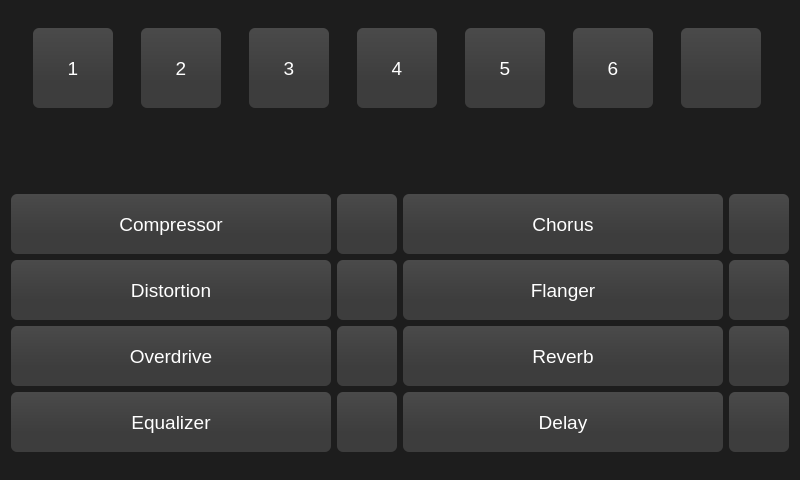
<?xml version="1.0" encoding="UTF-8"?>
<ui version="4.0">
 <class>MainWindow</class>
 <widget class="QMainWindow" name="MainWindow">
  <property name="geometry">
   <rect>
    <x>0</x>
    <y>0</y>
    <width>800</width>
    <height>480</height>
   </rect>
  </property>
  <property name="windowTitle">
   <string>MainWindow</string>
  </property>
  <property name="styleSheet">
   <string notr="true">QMainWindow{
background-color:#1d1d1d;
}
QDial{
background-color: #4a4a4a;
}
QPushButton {
font:14pt;
font-family:Segoe UI;
color:#fff;
border: 0px;
border-radius: 6px;      
background-color: qlineargradient(x1: 0, y1: 0, x2: 0, y2: 0.67,  stop: 0 #4a4a4a, stop: 1 #3d3d3d);
}
 QPushButton:pressed {
font:14pt;
font-family:Segoe UI;
color:#fff;
border: 0px;
background-color: qlineargradient(x1: 0, y1: 0, x2: 0, y2: 0.67, stop: 0 #3d3d3d, stop: 1 #303030);
}
QLabel{
font:14pt;
font-family:Segoe UI;
color:#fff;
qproperty-alignment:AlignCenter;
}</string>
  </property>
  <widget class="QWidget" name="centralWidget">
   <layout class="QVBoxLayout" name="verticalLayout">
    <item>
     <layout class="QHBoxLayout" name="horizontalLayout">
      <item>
       <widget class="QPushButton" name="btnPreset1">
        <property name="sizePolicy">
         <sizepolicy hsizetype="Fixed" vsizetype="Fixed">
          <horstretch>0</horstretch>
          <verstretch>0</verstretch>
         </sizepolicy>
        </property>
        <property name="minimumSize">
         <size>
          <width>80</width>
          <height>80</height>
         </size>
        </property>
        <property name="font">
         <font>
          <family>Segoe UI</family>
          <pointsize>14</pointsize>
          <weight>50</weight>
          <italic>false</italic>
          <bold>false</bold>
         </font>
        </property>
        <property name="text">
         <string>1</string>
        </property>
       </widget>
      </item>
      <item>
       <widget class="QPushButton" name="btnPreset2">
        <property name="sizePolicy">
         <sizepolicy hsizetype="Fixed" vsizetype="Fixed">
          <horstretch>0</horstretch>
          <verstretch>0</verstretch>
         </sizepolicy>
        </property>
        <property name="minimumSize">
         <size>
          <width>80</width>
          <height>80</height>
         </size>
        </property>
        <property name="font">
         <font>
          <family>Segoe UI</family>
          <pointsize>14</pointsize>
          <weight>50</weight>
          <italic>false</italic>
          <bold>false</bold>
         </font>
        </property>
        <property name="text">
         <string>2</string>
        </property>
       </widget>
      </item>
      <item>
       <widget class="QPushButton" name="btnPreset3">
        <property name="sizePolicy">
         <sizepolicy hsizetype="Fixed" vsizetype="Fixed">
          <horstretch>0</horstretch>
          <verstretch>0</verstretch>
         </sizepolicy>
        </property>
        <property name="minimumSize">
         <size>
          <width>80</width>
          <height>80</height>
         </size>
        </property>
        <property name="font">
         <font>
          <family>Segoe UI</family>
          <pointsize>14</pointsize>
          <weight>50</weight>
          <italic>false</italic>
          <bold>false</bold>
         </font>
        </property>
        <property name="text">
         <string>3</string>
        </property>
       </widget>
      </item>
      <item>
       <widget class="QPushButton" name="btnPreset4">
        <property name="sizePolicy">
         <sizepolicy hsizetype="Fixed" vsizetype="Fixed">
          <horstretch>0</horstretch>
          <verstretch>0</verstretch>
         </sizepolicy>
        </property>
        <property name="minimumSize">
         <size>
          <width>80</width>
          <height>80</height>
         </size>
        </property>
        <property name="font">
         <font>
          <family>Segoe UI</family>
          <pointsize>14</pointsize>
          <weight>50</weight>
          <italic>false</italic>
          <bold>false</bold>
         </font>
        </property>
        <property name="text">
         <string>4</string>
        </property>
       </widget>
      </item>
      <item>
       <widget class="QPushButton" name="btnPreset5">
        <property name="sizePolicy">
         <sizepolicy hsizetype="Fixed" vsizetype="Fixed">
          <horstretch>0</horstretch>
          <verstretch>0</verstretch>
         </sizepolicy>
        </property>
        <property name="minimumSize">
         <size>
          <width>80</width>
          <height>80</height>
         </size>
        </property>
        <property name="font">
         <font>
          <family>Segoe UI</family>
          <pointsize>14</pointsize>
          <weight>50</weight>
          <italic>false</italic>
          <bold>false</bold>
         </font>
        </property>
        <property name="text">
         <string>5</string>
        </property>
       </widget>
      </item>
      <item>
       <widget class="QPushButton" name="btnPreset6">
        <property name="sizePolicy">
         <sizepolicy hsizetype="Fixed" vsizetype="Fixed">
          <horstretch>0</horstretch>
          <verstretch>0</verstretch>
         </sizepolicy>
        </property>
        <property name="minimumSize">
         <size>
          <width>80</width>
          <height>80</height>
         </size>
        </property>
        <property name="font">
         <font>
          <family>Segoe UI</family>
          <pointsize>14</pointsize>
          <weight>50</weight>
          <italic>false</italic>
          <bold>false</bold>
         </font>
        </property>
        <property name="text">
         <string>6</string>
        </property>
       </widget>
      </item>
      <item>
       <widget class="QPushButton" name="btnSave">
        <property name="sizePolicy">
         <sizepolicy hsizetype="Fixed" vsizetype="Fixed">
          <horstretch>0</horstretch>
          <verstretch>0</verstretch>
         </sizepolicy>
        </property>
        <property name="minimumSize">
         <size>
          <width>80</width>
          <height>80</height>
         </size>
        </property>
        <property name="text">
         <string/>
        </property>
        <property name="icon">
         <iconset resource="resources.qrc">
          <normaloff>:/resources/save.png</normaloff>:/resources/save.png</iconset>
        </property>
        <property name="iconSize">
         <size>
          <width>25</width>
          <height>25</height>
         </size>
        </property>
       </widget>
      </item>
     </layout>
    </item>
    <item>
     <layout class="QHBoxLayout" name="horizontalLayout_2">
      <item>
       <widget class="QLabel" name="label">
        <property name="maximumSize">
         <size>
          <width>200</width>
          <height>40</height>
         </size>
        </property>
        <property name="frameShadow">
         <enum>QFrame::Plain</enum>
        </property>
        <property name="text">
         <string/>
        </property>
        <property name="pixmap">
         <pixmap resource="resources.qrc">:/resources/crimsonLogo.png</pixmap>
        </property>
        <property name="scaledContents">
         <bool>true</bool>
        </property>
       </widget>
      </item>
     </layout>
    </item>
    <item>
     <layout class="QGridLayout" name="gridLayout">
      <property name="sizeConstraint">
       <enum>QLayout::SetDefaultConstraint</enum>
      </property>
      <item row="3" column="1">
       <widget class="QPushButton" name="btnEqualizerSettings">
        <property name="sizePolicy">
         <sizepolicy hsizetype="Fixed" vsizetype="Fixed">
          <horstretch>0</horstretch>
          <verstretch>0</verstretch>
         </sizepolicy>
        </property>
        <property name="minimumSize">
         <size>
          <width>60</width>
          <height>60</height>
         </size>
        </property>
        <property name="text">
         <string/>
        </property>
        <property name="icon">
         <iconset resource="resources.qrc">
          <normaloff>:/resources/settings.png</normaloff>:/resources/settings.png</iconset>
        </property>
        <property name="iconSize">
         <size>
          <width>35</width>
          <height>35</height>
         </size>
        </property>
       </widget>
      </item>
      <item row="0" column="0">
       <widget class="QPushButton" name="btnCompressorState">
        <property name="sizePolicy">
         <sizepolicy hsizetype="MinimumExpanding" vsizetype="Fixed">
          <horstretch>0</horstretch>
          <verstretch>0</verstretch>
         </sizepolicy>
        </property>
        <property name="minimumSize">
         <size>
          <width>80</width>
          <height>60</height>
         </size>
        </property>
        <property name="font">
         <font>
          <family>Segoe UI</family>
          <pointsize>14</pointsize>
          <weight>50</weight>
          <italic>false</italic>
          <bold>false</bold>
         </font>
        </property>
        <property name="text">
         <string>Compressor</string>
        </property>
        <property name="checkable">
         <bool>true</bool>
        </property>
       </widget>
      </item>
      <item row="2" column="3">
       <widget class="QPushButton" name="btnReverb1Settings">
        <property name="sizePolicy">
         <sizepolicy hsizetype="Fixed" vsizetype="Fixed">
          <horstretch>0</horstretch>
          <verstretch>0</verstretch>
         </sizepolicy>
        </property>
        <property name="minimumSize">
         <size>
          <width>60</width>
          <height>60</height>
         </size>
        </property>
        <property name="text">
         <string/>
        </property>
        <property name="icon">
         <iconset resource="resources.qrc">
          <normaloff>:/resources/settings.png</normaloff>:/resources/settings.png</iconset>
        </property>
        <property name="iconSize">
         <size>
          <width>35</width>
          <height>35</height>
         </size>
        </property>
       </widget>
      </item>
      <item row="2" column="2">
       <widget class="QPushButton" name="btnReverb1State">
        <property name="sizePolicy">
         <sizepolicy hsizetype="MinimumExpanding" vsizetype="Fixed">
          <horstretch>0</horstretch>
          <verstretch>0</verstretch>
         </sizepolicy>
        </property>
        <property name="minimumSize">
         <size>
          <width>80</width>
          <height>60</height>
         </size>
        </property>
        <property name="font">
         <font>
          <family>Segoe UI</family>
          <pointsize>14</pointsize>
          <weight>50</weight>
          <italic>false</italic>
          <bold>false</bold>
         </font>
        </property>
        <property name="text">
         <string>Reverb</string>
        </property>
        <property name="checkable">
         <bool>true</bool>
        </property>
       </widget>
      </item>
      <item row="3" column="0">
       <widget class="QPushButton" name="btnEqualizerState">
        <property name="sizePolicy">
         <sizepolicy hsizetype="MinimumExpanding" vsizetype="Fixed">
          <horstretch>0</horstretch>
          <verstretch>0</verstretch>
         </sizepolicy>
        </property>
        <property name="minimumSize">
         <size>
          <width>80</width>
          <height>60</height>
         </size>
        </property>
        <property name="font">
         <font>
          <family>Segoe UI</family>
          <pointsize>14</pointsize>
          <weight>50</weight>
          <italic>false</italic>
          <bold>false</bold>
         </font>
        </property>
        <property name="text">
         <string>Equalizer</string>
        </property>
        <property name="checkable">
         <bool>true</bool>
        </property>
       </widget>
      </item>
      <item row="3" column="2">
       <widget class="QPushButton" name="btnDelay1State">
        <property name="sizePolicy">
         <sizepolicy hsizetype="MinimumExpanding" vsizetype="Fixed">
          <horstretch>0</horstretch>
          <verstretch>0</verstretch>
         </sizepolicy>
        </property>
        <property name="minimumSize">
         <size>
          <width>80</width>
          <height>60</height>
         </size>
        </property>
        <property name="font">
         <font>
          <family>Segoe UI</family>
          <pointsize>14</pointsize>
          <weight>50</weight>
          <italic>false</italic>
          <bold>false</bold>
         </font>
        </property>
        <property name="text">
         <string>Delay</string>
        </property>
        <property name="checkable">
         <bool>true</bool>
        </property>
       </widget>
      </item>
      <item row="2" column="1">
       <widget class="QPushButton" name="btnOverdrive1Settings">
        <property name="sizePolicy">
         <sizepolicy hsizetype="Fixed" vsizetype="Fixed">
          <horstretch>0</horstretch>
          <verstretch>0</verstretch>
         </sizepolicy>
        </property>
        <property name="minimumSize">
         <size>
          <width>60</width>
          <height>60</height>
         </size>
        </property>
        <property name="text">
         <string/>
        </property>
        <property name="icon">
         <iconset resource="resources.qrc">
          <normaloff>:/resources/settings.png</normaloff>:/resources/settings.png</iconset>
        </property>
        <property name="iconSize">
         <size>
          <width>35</width>
          <height>35</height>
         </size>
        </property>
       </widget>
      </item>
      <item row="2" column="0">
       <widget class="QPushButton" name="btnOverdrive1State">
        <property name="sizePolicy">
         <sizepolicy hsizetype="MinimumExpanding" vsizetype="Fixed">
          <horstretch>0</horstretch>
          <verstretch>0</verstretch>
         </sizepolicy>
        </property>
        <property name="minimumSize">
         <size>
          <width>80</width>
          <height>60</height>
         </size>
        </property>
        <property name="font">
         <font>
          <family>Segoe UI</family>
          <pointsize>14</pointsize>
          <weight>50</weight>
          <italic>false</italic>
          <bold>false</bold>
         </font>
        </property>
        <property name="text">
         <string>Overdrive</string>
        </property>
        <property name="checkable">
         <bool>true</bool>
        </property>
       </widget>
      </item>
      <item row="0" column="1">
       <widget class="QPushButton" name="btnCompressorSettings">
        <property name="sizePolicy">
         <sizepolicy hsizetype="Fixed" vsizetype="Fixed">
          <horstretch>0</horstretch>
          <verstretch>0</verstretch>
         </sizepolicy>
        </property>
        <property name="minimumSize">
         <size>
          <width>60</width>
          <height>60</height>
         </size>
        </property>
        <property name="text">
         <string/>
        </property>
        <property name="icon">
         <iconset resource="resources.qrc">
          <normaloff>:/resources/settings.png</normaloff>:/resources/settings.png</iconset>
        </property>
        <property name="iconSize">
         <size>
          <width>35</width>
          <height>35</height>
         </size>
        </property>
       </widget>
      </item>
      <item row="3" column="3">
       <widget class="QPushButton" name="btnDelay1Settings">
        <property name="sizePolicy">
         <sizepolicy hsizetype="Fixed" vsizetype="Fixed">
          <horstretch>0</horstretch>
          <verstretch>0</verstretch>
         </sizepolicy>
        </property>
        <property name="minimumSize">
         <size>
          <width>60</width>
          <height>60</height>
         </size>
        </property>
        <property name="text">
         <string/>
        </property>
        <property name="icon">
         <iconset resource="resources.qrc">
          <normaloff>:/resources/settings.png</normaloff>:/resources/settings.png</iconset>
        </property>
        <property name="iconSize">
         <size>
          <width>35</width>
          <height>35</height>
         </size>
        </property>
       </widget>
      </item>
      <item row="1" column="0">
       <widget class="QPushButton" name="btnDistortionState">
        <property name="sizePolicy">
         <sizepolicy hsizetype="MinimumExpanding" vsizetype="Fixed">
          <horstretch>0</horstretch>
          <verstretch>0</verstretch>
         </sizepolicy>
        </property>
        <property name="minimumSize">
         <size>
          <width>80</width>
          <height>60</height>
         </size>
        </property>
        <property name="font">
         <font>
          <family>Segoe UI</family>
          <pointsize>14</pointsize>
          <weight>50</weight>
          <italic>false</italic>
          <bold>false</bold>
         </font>
        </property>
        <property name="text">
         <string>Distortion</string>
        </property>
        <property name="checkable">
         <bool>true</bool>
        </property>
       </widget>
      </item>
      <item row="1" column="3">
       <widget class="QPushButton" name="btnFlangerSettings">
        <property name="sizePolicy">
         <sizepolicy hsizetype="Fixed" vsizetype="Fixed">
          <horstretch>0</horstretch>
          <verstretch>0</verstretch>
         </sizepolicy>
        </property>
        <property name="minimumSize">
         <size>
          <width>60</width>
          <height>60</height>
         </size>
        </property>
        <property name="text">
         <string/>
        </property>
        <property name="icon">
         <iconset resource="resources.qrc">
          <normaloff>:/resources/settings.png</normaloff>:/resources/settings.png</iconset>
        </property>
        <property name="iconSize">
         <size>
          <width>35</width>
          <height>35</height>
         </size>
        </property>
       </widget>
      </item>
      <item row="1" column="1">
       <widget class="QPushButton" name="btnDistortionSettings">
        <property name="sizePolicy">
         <sizepolicy hsizetype="Fixed" vsizetype="Fixed">
          <horstretch>0</horstretch>
          <verstretch>0</verstretch>
         </sizepolicy>
        </property>
        <property name="minimumSize">
         <size>
          <width>60</width>
          <height>60</height>
         </size>
        </property>
        <property name="text">
         <string/>
        </property>
        <property name="icon">
         <iconset resource="resources.qrc">
          <normaloff>:/resources/settings.png</normaloff>:/resources/settings.png</iconset>
        </property>
        <property name="iconSize">
         <size>
          <width>35</width>
          <height>35</height>
         </size>
        </property>
       </widget>
      </item>
      <item row="1" column="2">
       <widget class="QPushButton" name="btnFlangerState">
        <property name="sizePolicy">
         <sizepolicy hsizetype="MinimumExpanding" vsizetype="Fixed">
          <horstretch>0</horstretch>
          <verstretch>0</verstretch>
         </sizepolicy>
        </property>
        <property name="minimumSize">
         <size>
          <width>80</width>
          <height>60</height>
         </size>
        </property>
        <property name="font">
         <font>
          <family>Segoe UI</family>
          <pointsize>14</pointsize>
          <weight>50</weight>
          <italic>false</italic>
          <bold>false</bold>
         </font>
        </property>
        <property name="text">
         <string>Flanger</string>
        </property>
        <property name="checkable">
         <bool>true</bool>
        </property>
       </widget>
      </item>
      <item row="0" column="2">
       <widget class="QPushButton" name="btnChorusState">
        <property name="sizePolicy">
         <sizepolicy hsizetype="MinimumExpanding" vsizetype="Fixed">
          <horstretch>0</horstretch>
          <verstretch>0</verstretch>
         </sizepolicy>
        </property>
        <property name="minimumSize">
         <size>
          <width>80</width>
          <height>60</height>
         </size>
        </property>
        <property name="font">
         <font>
          <family>Segoe UI</family>
          <pointsize>14</pointsize>
          <weight>50</weight>
          <italic>false</italic>
          <bold>false</bold>
         </font>
        </property>
        <property name="text">
         <string>Chorus</string>
        </property>
        <property name="checkable">
         <bool>true</bool>
        </property>
       </widget>
      </item>
      <item row="0" column="3">
       <widget class="QPushButton" name="btnChorusSettings">
        <property name="sizePolicy">
         <sizepolicy hsizetype="Fixed" vsizetype="Fixed">
          <horstretch>0</horstretch>
          <verstretch>0</verstretch>
         </sizepolicy>
        </property>
        <property name="minimumSize">
         <size>
          <width>60</width>
          <height>60</height>
         </size>
        </property>
        <property name="text">
         <string/>
        </property>
        <property name="icon">
         <iconset resource="resources.qrc">
          <normaloff>:/resources/settings.png</normaloff>:/resources/settings.png</iconset>
        </property>
        <property name="iconSize">
         <size>
          <width>35</width>
          <height>35</height>
         </size>
        </property>
       </widget>
      </item>
     </layout>
    </item>
   </layout>
  </widget>
 </widget>
 <layoutdefault spacing="6" margin="11"/>
 <resources>
  <include location="resources.qrc"/>
 </resources>
 <connections/>
</ui>
